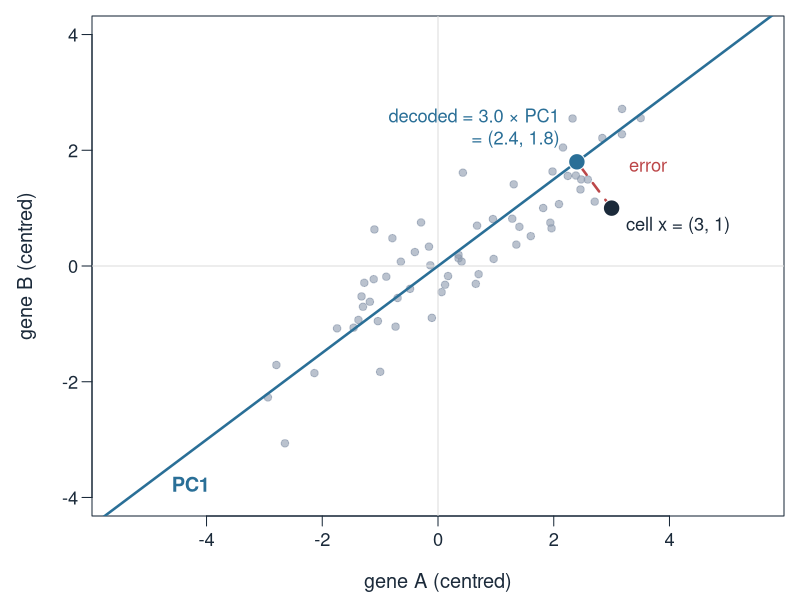
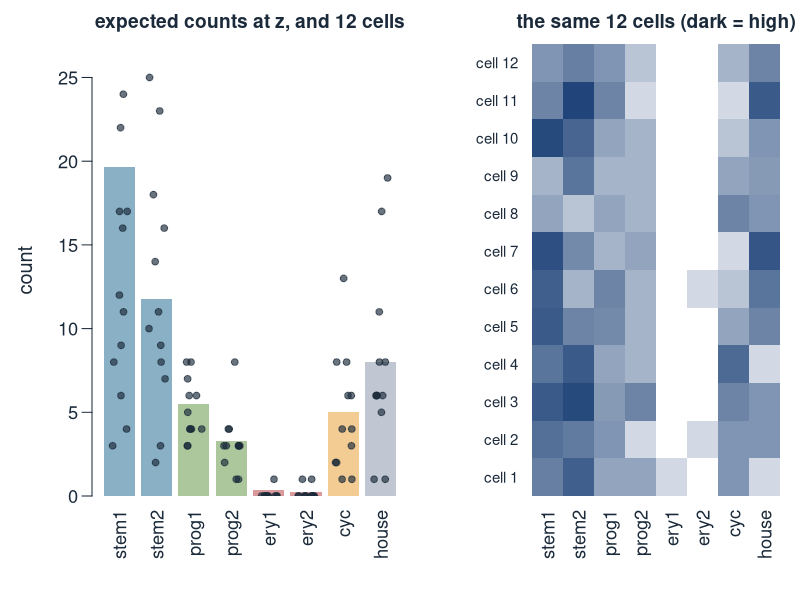
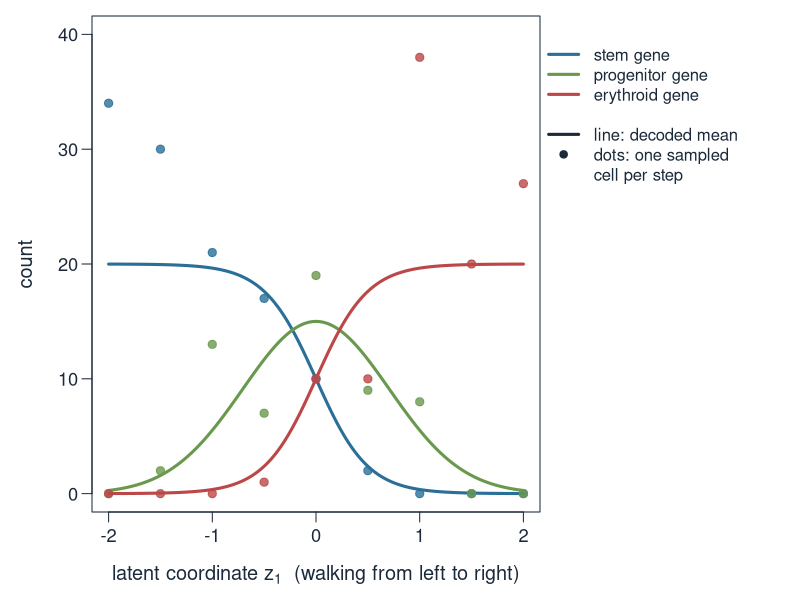

The R script that drew these images, in order:
# Figures for the vae/ unit ("Variational autoencoders", extra material).
#
# Re-run by hand from this folder (it is NOT run by `quarto render`):
#   cd vae && Rscript make-vae-figs.R
#
# Writes fig02, fig04 and fig05 (the diagrams fig01, fig03a, fig03b and fig06 are separate,
# hand-written SVG files) and prints the numbers quoted on the slides.
# Base R only. Colours follow the ctmc/ figures. The "decoder" here is the same
# hand-written function as in exercise.qmd, not a trained network.

ink   <- "#1b2a3a"   # text and lines
cBlue <- "#2a6f97"
cRed  <- "#bc4749"
cGrn  <- "#6a994e"
cGrey <- "#8d99ae"

fig <- function(file, w, h, expr) {
  svg(file, width = w, height = h, family = "Helvetica")
  par(mar = c(4.2, 4.6, 1.6, 1), las = 1, mgp = c(2.8, 0.7, 0), col.axis = ink, col.lab = ink, fg = ink,
      cex.axis = 1.1, cex.lab = 1.2)
  expr
  invisible(dev.off())
}

decoder <- function(z1, z2 = 0) {
  c(stem1 = 20 / (1 + exp(4 * z1)),  stem2 = 12 / (1 + exp(4 * z1)),
    prog1 = 15 * exp(-z1^2),         prog2 = 9 * exp(-z1^2),
    ery1  = 20 / (1 + exp(-4 * z1)), ery2  = 12 / (1 + exp(-4 * z1)),
    cyc   = 10 / (1 + exp(-3 * z2)), house = 8)
}
phi <- 0.2
gcol <- c(cBlue, cBlue, cGrn, cGrn, cRed, cRed, "#e9a23b", cGrey)

## ---- fig02: PCA as a linear autoencoder (2 genes -> 1 number -> 2 genes) ------
set.seed(4)
u  <- c(0.8, 0.6)
s  <- rnorm(60, 0, 2.2); e <- rnorm(60, 0, 0.5)
X  <- cbind(s * u[1] - e * u[2], s * u[2] + e * u[1])   # centred cloud along u
x  <- c(3, 1)
sc <- sum(x * u)
xh <- sc * u
cat(sprintf("fig02: cell x = (3, 1); score = %.1f; decoded = (%.1f, %.1f); squared error = %.2f\n",
            sc, xh[1], xh[2], sum((x - xh)^2)))
fig("fig02-pca-autoencoder.svg", 6.4, 5.0, {
  par(mar = c(4.2, 4.6, 0.8, 0.8))
  plot(X, pch = 19, col = adjustcolor(cGrey, 0.6), xlim = c(-5, 5), ylim = c(-4, 4), asp = 1,
       xlab = "gene A (centred)", ylab = "gene B (centred)")
  abline(h = 0, v = 0, col = "#dddddd")
  abline(0, u[2] / u[1], col = cBlue, lwd = 2.5)
  text(-4.6, -3.9, "PC1", col = cBlue, font = 2, cex = 1.2, adj = c(0, 0))
  segments(x[1], x[2], xh[1], xh[2], col = cRed, lwd = 2.5, lty = 2)
  points(x[1], x[2], pch = 21, bg = ink, col = "white", cex = 2.2)
  points(xh[1], xh[2], pch = 21, bg = cBlue, col = "white", cex = 2.2)
  text(x[1] + 0.25, x[2] - 0.15, "cell x = (3, 1)", adj = c(0, 1), cex = 1.1)
  text(xh[1] - 0.3, xh[2] + 0.3, "decoded = 3.0 × PC1\n= (2.4, 1.8)", adj = c(1, 0), col = cBlue, cex = 1.1)
  text(3.3, 1.75, "error", col = cRed, adj = c(0, 0.5), cex = 1.1)
})

## ---- fig04: one latent point, many cells ---------------------------------------
z  <- c(-1, 0)
m  <- decoder(z[1], z[2])
set.seed(5)
cells <- t(replicate(12, rnbinom(length(m), mu = m, size = 1 / phi)))
cat("fig04: decoder means at z = (-1, 0):", round(m, 1), "\n")
cat("fig04: first 3 sampled cells:\n"); print(cells[1:3, ])
fig("fig04-one-z-many-cells.svg", 10, 4.0, {
  layout(matrix(1:2, 1), widths = c(1.15, 1))
  par(mar = c(5.2, 4.6, 2.2, 1))
  ymax <- max(cells) + 2
  bp <- barplot(m, col = adjustcolor(gcol, 0.55), border = NA, ylim = c(0, ymax), las = 2,
                ylab = "count", main = "")
  mtext("expected counts at z, and 12 cells", side = 3, line = 0.6, cex = 1.15, col = ink, font = 2)
  set.seed(6)
  for (i in 1:12) points(bp + runif(length(m), -0.28, 0.28), cells[i, ], pch = 19, cex = 0.9,
                         col = adjustcolor(ink, 0.65))
  par(mar = c(5.2, 5.2, 2.2, 1))
  pal <- colorRampPalette(c("white", "#08306b"))(40)
  image(1:8, 1:12, t(log1p(cells)), col = pal, zlim = c(0, log1p(40)), axes = FALSE, xlab = "", ylab = "")
  axis(1, 1:8, names(m), las = 2, tick = FALSE)
  axis(2, 1:12, paste("cell", 1:12), las = 1, tick = FALSE, cex.axis = 0.9)
  mtext("the same 12 cells (dark = high)", side = 3, line = 0.6, cex = 1.15, col = ink, font = 2)
})

## ---- fig05: a walk along z1 -------------------------------------------------------
zz <- seq(-2, 2, length.out = 200)
M  <- t(sapply(zz, decoder))
path <- seq(-2, 2, length.out = 9)
set.seed(7)
one <- t(sapply(path, function(a) rnbinom(8, mu = decoder(a), size = 1 / phi)))
cat("fig05: decoded at z1 = -1, 0, 1 (stem1, prog1, ery1):\n")
print(round(t(sapply(c(-1, 0, 1), decoder))[, c("stem1", "prog1", "ery1")], 2))
fig("fig05-walk.svg", 9, 4.2, {
  par(mar = c(4.4, 4.6, 0.8, 13))
  plot(NA, xlim = c(-2, 2), ylim = c(0, 40), xlab = expression("latent coordinate " * z[1] * "  (walking from left to right)"),
       ylab = "count")
  for (g in c("stem1", "prog1", "ery1")) {
    k <- match(g, colnames(M))
    lines(zz, M[, k], col = gcol[k], lwd = 3)
    points(path, one[, k], pch = 19, col = adjustcolor(gcol[k], 0.8), cex = 1.1)
  }
  par(xpd = NA)
  legend(2.2, 40, c("stem gene", "progenitor gene", "erythroid gene", "", "line: decoded mean", "dots: one sampled", "cell per step"),
         col = c(cBlue, cGrn, cRed, NA, ink, ink, NA), lwd = c(3, 3, 3, NA, 3, NA, NA), pch = c(NA, NA, NA, NA, NA, 19, NA),
         bty = "n", cex = 1.0, text.col = ink)
})
